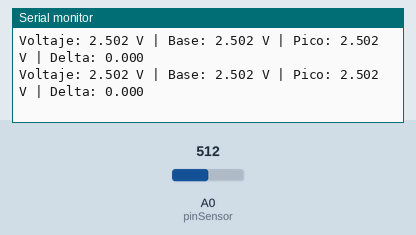
A sketch run on a simulated Arduino Uno, built with avr-gcc and run on an emulated ATmega328P. Shown: the last lines printed to the serial monitor. The test bench sets the inputs (shaded band); at power-on: A0 (pinSensor) = 512.

Above: at 9.2 s.
9.3 s: A0 (pinSensor) set to 716
At 9.53 s:
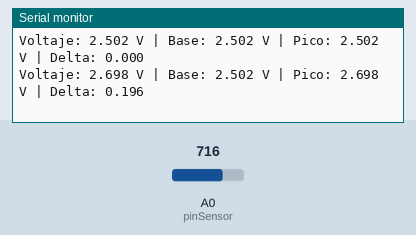
10.8 s: A0 (pinSensor) set to 900
At 11.05 s:
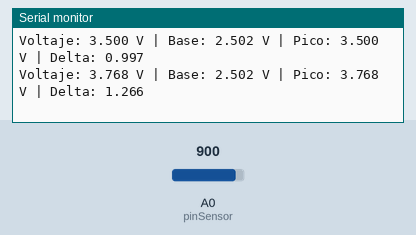
Timing chart, 0 to 13.8 s (numbered marks = the images above; inputs shaded):
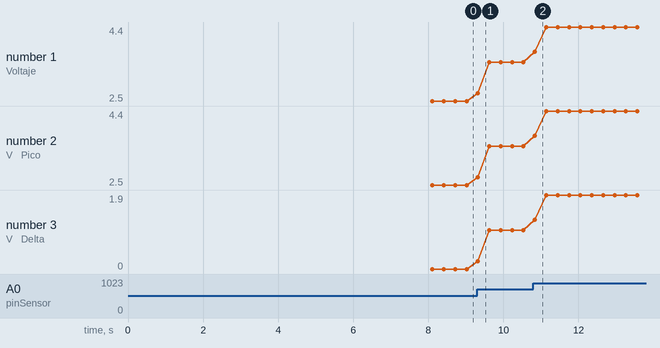

The sketch:

mq135_calidadAire.ino
```cpp
const int pinSensor = A0;

int valorADC = 0;
float voltaje = 0;

// Para filtrado (promedio)
const int muestras = 10;
int suma = 0;

// Para detección de picos
float voltajeBase = 0;
float voltajeMax = 0;

void setup() {
  Serial.begin(9600);
  Serial.println("Iniciando medicion MQ-135...");
  delay(3000);

  // Obtener línea base (aire limpio)
  Serial.println("Calculando linea base...");
  for (int i = 0; i < 50; i++) {
    valorADC = analogRead(pinSensor);
    voltaje = valorADC * (5.0 / 1023.0);
    voltajeBase += voltaje;
    delay(100);
  }
  voltajeBase = voltajeBase / 50.0;

  Serial.print("Voltaje base: ");
  Serial.println(voltajeBase, 3);
  Serial.println("----- INICIO DE MEDICION -----");
}

void loop() {

  // Promedio de varias lecturas
  suma = 0;
  for (int i = 0; i < muestras; i++) {
    suma += analogRead(pinSensor);
    delay(10);
  }

  valorADC = suma / muestras;
  voltaje = valorADC * (5.0 / 1023.0);

  // Detectar valor máximo (pico)
  if (voltaje > voltajeMax) {
    voltajeMax = voltaje;
  }

  // Mostrar datos
  Serial.print("Voltaje: ");
  Serial.print(voltaje, 3);
  Serial.print(" V | Base: ");
  Serial.print(voltajeBase, 3);
  Serial.print(" V | Pico: ");
  Serial.print(voltajeMax, 3);
  Serial.print(" V | Delta: ");
  Serial.println(voltaje - voltajeBase, 3);

  delay(200);
}
```

Measured:
- after the input at 9.3 s, the serial monitor: prints a new line at once (image 1)
- after the input at 10.8 s, the serial monitor: prints a new line at once (image 2)
- plotted number 1: 2.5 → 3.5 after the input at 9.3 s, 3.5 → 4.4 after the input at 10.8 s
- plotted number 2: 2.5 → 3.5 after the input at 9.3 s, 3.5 → 4.4 after the input at 10.8 s
- plotted number 3: 0 → 1 after the input at 9.3 s, 1 → 1.9 after the input at 10.8 s
